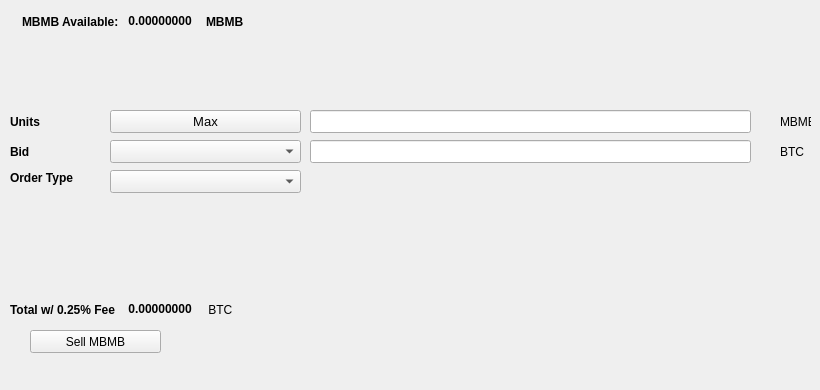
   <widget class="QWidget" name="SellTab">
    <attribute name="title">
     <string>Sell</string>
    </attribute>
    <widget class="QLabel" name="label_16">
     <property name="geometry">
      <rect>
       <x>780</x>
       <y>140</y>
       <width>31</width>
       <height>23</height>
      </rect>
     </property>
     <property name="text">
      <string>BTC</string>
     </property>
    </widget>
    <widget class="QComboBox" name="SellBidcomboBox">
     <property name="geometry">
      <rect>
       <x>110</x>
       <y>140</y>
       <width>191</width>
       <height>23</height>
      </rect>
     </property>
     <property name="font">
      <font>
       <pointsize>10</pointsize>
      </font>
     </property>
    </widget>
    <widget class="QLabel" name="label_18">
     <property name="geometry">
      <rect>
       <x>10</x>
       <y>110</y>
       <width>46</width>
       <height>23</height>
      </rect>
     </property>
     <property name="font">
      <font>
       <weight>75</weight>
       <bold>true</bold>
      </font>
     </property>
     <property name="text">
      <string>Units</string>
     </property>
    </widget>
    <widget class="QPushButton" name="Sell_Max_Amount">
     <property name="geometry">
      <rect>
       <x>110</x>
       <y>110</y>
       <width>191</width>
       <height>23</height>
      </rect>
     </property>
     <property name="font">
      <font>
       <pointsize>10</pointsize>
      </font>
     </property>
     <property name="text">
      <string>Max</string>
     </property>
    </widget>
    <widget class="QLabel" name="label_20">
     <property name="geometry">
      <rect>
       <x>10</x>
       <y>170</y>
       <width>91</width>
       <height>16</height>
      </rect>
     </property>
     <property name="font">
      <font>
       <weight>75</weight>
       <bold>true</bold>
      </font>
     </property>
     <property name="text">
      <string>Order Type</string>
     </property>
    </widget>
    <widget class="QComboBox" name="SellOrdertypeCombo">
     <property name="geometry">
      <rect>
       <x>110</x>
       <y>170</y>
       <width>191</width>
       <height>23</height>
      </rect>
     </property>
     <property name="font">
      <font>
       <pointsize>10</pointsize>
      </font>
     </property>
    </widget>
    <widget class="QLabel" name="label_21">
     <property name="geometry">
      <rect>
       <x>10</x>
       <y>140</y>
       <width>46</width>
       <height>23</height>
      </rect>
     </property>
     <property name="font">
      <font>
       <weight>75</weight>
       <bold>true</bold>
      </font>
     </property>
     <property name="text">
      <string>Bid</string>
     </property>
    </widget>
    <widget class="QLabel" name="label_22">
     <property name="geometry">
      <rect>
       <x>780</x>
       <y>110</y>
       <width>31</width>
       <height>23</height>
      </rect>
     </property>
     <property name="text">
      <string>MBMB</string>
     </property>
    </widget>
    <widget class="QLineEdit" name="UnitsInputMBMB">
     <property name="geometry">
      <rect>
       <x>310</x>
       <y>110</y>
       <width>441</width>
       <height>23</height>
      </rect>
     </property>
     <property name="font">
      <font>
       <pointsize>9</pointsize>
       <weight>75</weight>
       <bold>true</bold>
      </font>
     </property>
    </widget>
    <widget class="QLineEdit" name="SellBidPriceEdit">
     <property name="geometry">
      <rect>
       <x>310</x>
       <y>140</y>
       <width>441</width>
       <height>23</height>
      </rect>
     </property>
     <property name="font">
      <font>
       <pointsize>9</pointsize>
       <weight>75</weight>
       <bold>true</bold>
      </font>
     </property>
    </widget>
    <widget class="QPushButton" name="SellMBMBBTN">
     <property name="geometry">
      <rect>
       <x>30</x>
       <y>330</y>
       <width>131</width>
       <height>23</height>
      </rect>
     </property>
     <property name="text">
      <string>Sell MBMB</string>
     </property>
     <property name="icon">
      <iconset resource="../mbmb">
       <normaloff>:/icons/bitcoin</normaloff>:/icons/bitcoin</iconset>
     </property>
    </widget>
    <widget class="QWidget" name="layoutWidget3">
     <property name="geometry">
      <rect>
       <x>22</x>
       <y>12</y>
       <width>258</width>
       <height>19</height>
      </rect>
     </property>
     <layout class="QHBoxLayout" name="horizontalLayout">
      <item>
       <widget class="QLabel" name="label232_2">
        <property name="font">
         <font>
          <weight>75</weight>
          <bold>true</bold>
         </font>
        </property>
        <property name="text">
         <string>MBMB Available:</string>
        </property>
       </widget>
      </item>
      <item>
       <widget class="QLabel" name="MBMBAvailableLabel">
        <property name="palette">
         <palette>
          <active>
           <colorrole role="WindowText">
            <brush brushstyle="SolidPattern">
             <color alpha="255">
              <red>0</red>
              <green>0</green>
              <blue>0</blue>
             </color>
            </brush>
           </colorrole>
           <colorrole role="Button">
            <brush brushstyle="SolidPattern">
             <color alpha="255">
              <red>0</red>
              <green>170</green>
              <blue>0</blue>
             </color>
            </brush>
           </colorrole>
           <colorrole role="Light">
            <brush brushstyle="SolidPattern">
             <color alpha="255">
              <red>0</red>
              <green>255</green>
              <blue>0</blue>
             </color>
            </brush>
           </colorrole>
           <colorrole role="Midlight">
            <brush brushstyle="SolidPattern">
             <color alpha="255">
              <red>0</red>
              <green>212</green>
              <blue>0</blue>
             </color>
            </brush>
           </colorrole>
           <colorrole role="Dark">
            <brush brushstyle="SolidPattern">
             <color alpha="255">
              <red>0</red>
              <green>85</green>
              <blue>0</blue>
             </color>
            </brush>
           </colorrole>
           <colorrole role="Mid">
            <brush brushstyle="SolidPattern">
             <color alpha="255">
              <red>0</red>
              <green>113</green>
              <blue>0</blue>
             </color>
            </brush>
           </colorrole>
           <colorrole role="Text">
            <brush brushstyle="SolidPattern">
             <color alpha="255">
              <red>0</red>
              <green>170</green>
              <blue>0</blue>
             </color>
            </brush>
           </colorrole>
           <colorrole role="BrightText">
            <brush brushstyle="SolidPattern">
             <color alpha="255">
              <red>255</red>
              <green>255</green>
              <blue>255</blue>
             </color>
            </brush>
           </colorrole>
           <colorrole role="ButtonText">
            <brush brushstyle="SolidPattern">
             <color alpha="255">
              <red>0</red>
              <green>0</green>
              <blue>0</blue>
             </color>
            </brush>
           </colorrole>
           <colorrole role="Base">
            <brush brushstyle="SolidPattern">
             <color alpha="255">
              <red>255</red>
              <green>255</green>
              <blue>255</blue>
             </color>
            </brush>
           </colorrole>
           <colorrole role="Window">
            <brush brushstyle="SolidPattern">
             <color alpha="255">
              <red>0</red>
              <green>170</green>
              <blue>0</blue>
             </color>
            </brush>
           </colorrole>
           <colorrole role="Shadow">
            <brush brushstyle="SolidPattern">
             <color alpha="255">
              <red>0</red>
              <green>0</green>
              <blue>0</blue>
             </color>
            </brush>
           </colorrole>
           <colorrole role="AlternateBase">
            <brush brushstyle="SolidPattern">
             <color alpha="255">
              <red>127</red>
              <green>212</green>
              <blue>127</blue>
             </color>
            </brush>
           </colorrole>
           <colorrole role="ToolTipBase">
            <brush brushstyle="SolidPattern">
             <color alpha="255">
              <red>255</red>
              <green>255</green>
              <blue>220</blue>
             </color>
            </brush>
           </colorrole>
           <colorrole role="ToolTipText">
            <brush brushstyle="SolidPattern">
             <color alpha="255">
              <red>0</red>
              <green>0</green>
              <blue>0</blue>
             </color>
            </brush>
           </colorrole>
          </active>
          <inactive>
           <colorrole role="WindowText">
            <brush brushstyle="SolidPattern">
             <color alpha="255">
              <red>0</red>
              <green>0</green>
              <blue>0</blue>
             </color>
            </brush>
           </colorrole>
           <colorrole role="Button">
            <brush brushstyle="SolidPattern">
             <color alpha="255">
              <red>0</red>
              <green>170</green>
              <blue>0</blue>
             </color>
            </brush>
           </colorrole>
           <colorrole role="Light">
            <brush brushstyle="SolidPattern">
             <color alpha="255">
              <red>0</red>
              <green>255</green>
              <blue>0</blue>
             </color>
            </brush>
           </colorrole>
           <colorrole role="Midlight">
            <brush brushstyle="SolidPattern">
             <color alpha="255">
              <red>0</red>
              <green>212</green>
              <blue>0</blue>
             </color>
            </brush>
           </colorrole>
           <colorrole role="Dark">
            <brush brushstyle="SolidPattern">
             <color alpha="255">
              <red>0</red>
              <green>85</green>
              <blue>0</blue>
             </color>
            </brush>
           </colorrole>
           <colorrole role="Mid">
            <brush brushstyle="SolidPattern">
             <color alpha="255">
              <red>0</red>
              <green>113</green>
              <blue>0</blue>
             </color>
            </brush>
           </colorrole>
           <colorrole role="Text">
            <brush brushstyle="SolidPattern">
             <color alpha="255">
              <red>0</red>
              <green>170</green>
              <blue>0</blue>
             </color>
            </brush>
           </colorrole>
           <colorrole role="BrightText">
            <brush brushstyle="SolidPattern">
             <color alpha="255">
              <red>255</red>
              <green>255</green>
              <blue>255</blue>
             </color>
            </brush>
           </colorrole>
           <colorrole role="ButtonText">
            <brush brushstyle="SolidPattern">
             <color alpha="255">
              <red>0</red>
              <green>0</green>
              <blue>0</blue>
             </color>
            </brush>
           </colorrole>
           <colorrole role="Base">
            <brush brushstyle="SolidPattern">
             <color alpha="255">
              <red>255</red>
              <green>255</green>
              <blue>255</blue>
             </color>
            </brush>
           </colorrole>
           <colorrole role="Window">
            <brush brushstyle="SolidPattern">
             <color alpha="255">
              <red>0</red>
              <green>170</green>
              <blue>0</blue>
             </color>
            </brush>
           </colorrole>
           <colorrole role="Shadow">
            <brush brushstyle="SolidPattern">
             <color alpha="255">
              <red>0</red>
              <green>0</green>
              <blue>0</blue>
             </color>
            </brush>
           </colorrole>
           <colorrole role="AlternateBase">
            <brush brushstyle="SolidPattern">
             <color alpha="255">
              <red>127</red>
              <green>212</green>
              <blue>127</blue>
             </color>
            </brush>
           </colorrole>
           <colorrole role="ToolTipBase">
            <brush brushstyle="SolidPattern">
             <color alpha="255">
              <red>255</red>
              <green>255</green>
              <blue>220</blue>
             </color>
            </brush>
           </colorrole>
           <colorrole role="ToolTipText">
            <brush brushstyle="SolidPattern">
             <color alpha="255">
              <red>0</red>
              <green>0</green>
              <blue>0</blue>
             </color>
            </brush>
           </colorrole>
          </inactive>
          <disabled>
           <colorrole role="WindowText">
            <brush brushstyle="SolidPattern">
             <color alpha="255">
              <red>0</red>
              <green>85</green>
              <blue>0</blue>
             </color>
            </brush>
           </colorrole>
           <colorrole role="Button">
            <brush brushstyle="SolidPattern">
             <color alpha="255">
              <red>0</red>
              <green>170</green>
              <blue>0</blue>
             </color>
            </brush>
           </colorrole>
           <colorrole role="Light">
            <brush brushstyle="SolidPattern">
             <color alpha="255">
              <red>0</red>
              <green>255</green>
              <blue>0</blue>
             </color>
            </brush>
           </colorrole>
           <colorrole role="Midlight">
            <brush brushstyle="SolidPattern">
             <color alpha="255">
              <red>0</red>
              <green>212</green>
              <blue>0</blue>
             </color>
            </brush>
           </colorrole>
           <colorrole role="Dark">
            <brush brushstyle="SolidPattern">
             <color alpha="255">
              <red>0</red>
              <green>85</green>
              <blue>0</blue>
             </color>
            </brush>
           </colorrole>
           <colorrole role="Mid">
            <brush brushstyle="SolidPattern">
             <color alpha="255">
              <red>0</red>
              <green>113</green>
              <blue>0</blue>
             </color>
            </brush>
           </colorrole>
           <colorrole role="Text">
            <brush brushstyle="SolidPattern">
             <color alpha="255">
              <red>0</red>
              <green>85</green>
              <blue>0</blue>
             </color>
            </brush>
           </colorrole>
           <colorrole role="BrightText">
            <brush brushstyle="SolidPattern">
             <color alpha="255">
              <red>255</red>
              <green>255</green>
              <blue>255</blue>
             </color>
            </brush>
           </colorrole>
           <colorrole role="ButtonText">
            <brush brushstyle="SolidPattern">
             <color alpha="255">
              <red>0</red>
              <green>85</green>
              <blue>0</blue>
             </color>
            </brush>
           </colorrole>
           <colorrole role="Base">
            <brush brushstyle="SolidPattern">
             <color alpha="255">
              <red>0</red>
              <green>170</green>
              <blue>0</blue>
             </color>
            </brush>
           </colorrole>
           <colorrole role="Window">
            <brush brushstyle="SolidPattern">
             <color alpha="255">
              <red>0</red>
              <green>170</green>
              <blue>0</blue>
             </color>
            </brush>
           </colorrole>
           <colorrole role="Shadow">
            <brush brushstyle="SolidPattern">
             <color alpha="255">
              <red>0</red>
              <green>0</green>
              <blue>0</blue>
             </color>
            </brush>
           </colorrole>
           <colorrole role="AlternateBase">
            <brush brushstyle="SolidPattern">
             <color alpha="255">
              <red>0</red>
              <green>170</green>
              <blue>0</blue>
             </color>
            </brush>
           </colorrole>
           <colorrole role="ToolTipBase">
            <brush brushstyle="SolidPattern">
             <color alpha="255">
              <red>255</red>
              <green>255</green>
              <blue>220</blue>
             </color>
            </brush>
           </colorrole>
           <colorrole role="ToolTipText">
            <brush brushstyle="SolidPattern">
             <color alpha="255">
              <red>0</red>
              <green>0</green>
              <blue>0</blue>
             </color>
            </brush>
           </colorrole>
          </disabled>
         </palette>
        </property>
        <property name="font">
         <font>
          <weight>75</weight>
          <bold>true</bold>
         </font>
        </property>
        <property name="text">
         <string> 0.00000000 </string>
        </property>
        <property name="textInteractionFlags">
         <set>Qt::LinksAccessibleByMouse|Qt::TextSelectableByKeyboard|Qt::TextSelectableByMouse</set>
        </property>
       </widget>
      </item>
      <item>
       <widget class="QLabel" name="labelMBMB">
        <property name="font">
         <font>
          <weight>75</weight>
          <bold>true</bold>
         </font>
        </property>
        <property name="text">
         <string>MBMB</string>
        </property>
       </widget>
      </item>
     </layout>
    </widget>
    <widget class="QWidget" name="layoutWidget">
     <property name="geometry">
      <rect>
       <x>10</x>
       <y>300</y>
       <width>268</width>
       <height>19</height>
      </rect>
     </property>
     <layout class="QHBoxLayout" name="horizontalLayout_2">
      <item>
       <widget class="QLabel" name="label_19">
        <property name="font">
         <font>
          <weight>75</weight>
          <bold>true</bold>
         </font>
        </property>
        <property name="text">
         <string>Total w/ 0.25% Fee </string>
        </property>
       </widget>
      </item>
      <item>
       <widget class="QLabel" name="SellCostLabel">
        <property name="palette">
         <palette>
          <active>
           <colorrole role="WindowText">
            <brush brushstyle="SolidPattern">
             <color alpha="255">
              <red>0</red>
              <green>0</green>
              <blue>0</blue>
             </color>
            </brush>
           </colorrole>
           <colorrole role="Button">
            <brush brushstyle="SolidPattern">
             <color alpha="255">
              <red>0</red>
              <green>170</green>
              <blue>0</blue>
             </color>
            </brush>
           </colorrole>
           <colorrole role="Light">
            <brush brushstyle="SolidPattern">
             <color alpha="255">
              <red>0</red>
              <green>255</green>
              <blue>0</blue>
             </color>
            </brush>
           </colorrole>
           <colorrole role="Midlight">
            <brush brushstyle="SolidPattern">
             <color alpha="255">
              <red>0</red>
              <green>212</green>
              <blue>0</blue>
             </color>
            </brush>
           </colorrole>
           <colorrole role="Dark">
            <brush brushstyle="SolidPattern">
             <color alpha="255">
              <red>0</red>
              <green>85</green>
              <blue>0</blue>
             </color>
            </brush>
           </colorrole>
           <colorrole role="Mid">
            <brush brushstyle="SolidPattern">
             <color alpha="255">
              <red>0</red>
              <green>113</green>
              <blue>0</blue>
             </color>
            </brush>
           </colorrole>
           <colorrole role="Text">
            <brush brushstyle="SolidPattern">
             <color alpha="255">
              <red>0</red>
              <green>170</green>
              <blue>0</blue>
             </color>
            </brush>
           </colorrole>
           <colorrole role="BrightText">
            <brush brushstyle="SolidPattern">
             <color alpha="255">
              <red>255</red>
              <green>255</green>
              <blue>255</blue>
             </color>
            </brush>
           </colorrole>
           <colorrole role="ButtonText">
            <brush brushstyle="SolidPattern">
             <color alpha="255">
              <red>0</red>
              <green>0</green>
              <blue>0</blue>
             </color>
            </brush>
           </colorrole>
           <colorrole role="Base">
            <brush brushstyle="SolidPattern">
             <color alpha="255">
              <red>255</red>
              <green>255</green>
              <blue>255</blue>
             </color>
            </brush>
           </colorrole>
           <colorrole role="Window">
            <brush brushstyle="SolidPattern">
             <color alpha="255">
              <red>0</red>
              <green>170</green>
              <blue>0</blue>
             </color>
            </brush>
           </colorrole>
           <colorrole role="Shadow">
            <brush brushstyle="SolidPattern">
             <color alpha="255">
              <red>0</red>
              <green>0</green>
              <blue>0</blue>
             </color>
            </brush>
           </colorrole>
           <colorrole role="AlternateBase">
            <brush brushstyle="SolidPattern">
             <color alpha="255">
              <red>127</red>
              <green>212</green>
              <blue>127</blue>
             </color>
            </brush>
           </colorrole>
           <colorrole role="ToolTipBase">
            <brush brushstyle="SolidPattern">
             <color alpha="255">
              <red>255</red>
              <green>255</green>
              <blue>220</blue>
             </color>
            </brush>
           </colorrole>
           <colorrole role="ToolTipText">
            <brush brushstyle="SolidPattern">
             <color alpha="255">
              <red>0</red>
              <green>0</green>
              <blue>0</blue>
             </color>
            </brush>
           </colorrole>
          </active>
          <inactive>
           <colorrole role="WindowText">
            <brush brushstyle="SolidPattern">
             <color alpha="255">
              <red>0</red>
              <green>0</green>
              <blue>0</blue>
             </color>
            </brush>
           </colorrole>
           <colorrole role="Button">
            <brush brushstyle="SolidPattern">
             <color alpha="255">
              <red>0</red>
              <green>170</green>
              <blue>0</blue>
             </color>
            </brush>
           </colorrole>
           <colorrole role="Light">
            <brush brushstyle="SolidPattern">
             <color alpha="255">
              <red>0</red>
              <green>255</green>
              <blue>0</blue>
             </color>
            </brush>
           </colorrole>
           <colorrole role="Midlight">
            <brush brushstyle="SolidPattern">
             <color alpha="255">
              <red>0</red>
              <green>212</green>
              <blue>0</blue>
             </color>
            </brush>
           </colorrole>
           <colorrole role="Dark">
            <brush brushstyle="SolidPattern">
             <color alpha="255">
              <red>0</red>
              <green>85</green>
              <blue>0</blue>
             </color>
            </brush>
           </colorrole>
           <colorrole role="Mid">
            <brush brushstyle="SolidPattern">
             <color alpha="255">
              <red>0</red>
              <green>113</green>
              <blue>0</blue>
             </color>
            </brush>
           </colorrole>
           <colorrole role="Text">
            <brush brushstyle="SolidPattern">
             <color alpha="255">
              <red>0</red>
              <green>170</green>
              <blue>0</blue>
             </color>
            </brush>
           </colorrole>
           <colorrole role="BrightText">
            <brush brushstyle="SolidPattern">
             <color alpha="255">
              <red>255</red>
              <green>255</green>
              <blue>255</blue>
             </color>
            </brush>
           </colorrole>
           <colorrole role="ButtonText">
            <brush brushstyle="SolidPattern">
             <color alpha="255">
              <red>0</red>
              <green>0</green>
              <blue>0</blue>
             </color>
            </brush>
           </colorrole>
           <colorrole role="Base">
            <brush brushstyle="SolidPattern">
             <color alpha="255">
              <red>255</red>
              <green>255</green>
              <blue>255</blue>
             </color>
            </brush>
           </colorrole>
           <colorrole role="Window">
            <brush brushstyle="SolidPattern">
             <color alpha="255">
              <red>0</red>
              <green>170</green>
              <blue>0</blue>
             </color>
            </brush>
           </colorrole>
           <colorrole role="Shadow">
            <brush brushstyle="SolidPattern">
             <color alpha="255">
              <red>0</red>
              <green>0</green>
              <blue>0</blue>
             </color>
            </brush>
           </colorrole>
           <colorrole role="AlternateBase">
            <brush brushstyle="SolidPattern">
             <color alpha="255">
              <red>127</red>
              <green>212</green>
              <blue>127</blue>
             </color>
            </brush>
           </colorrole>
           <colorrole role="ToolTipBase">
            <brush brushstyle="SolidPattern">
             <color alpha="255">
              <red>255</red>
              <green>255</green>
              <blue>220</blue>
             </color>
            </brush>
           </colorrole>
           <colorrole role="ToolTipText">
            <brush brushstyle="SolidPattern">
             <color alpha="255">
              <red>0</red>
              <green>0</green>
              <blue>0</blue>
             </color>
            </brush>
           </colorrole>
          </inactive>
          <disabled>
           <colorrole role="WindowText">
            <brush brushstyle="SolidPattern">
             <color alpha="255">
              <red>0</red>
              <green>85</green>
              <blue>0</blue>
             </color>
            </brush>
           </colorrole>
           <colorrole role="Button">
            <brush brushstyle="SolidPattern">
             <color alpha="255">
              <red>0</red>
              <green>170</green>
              <blue>0</blue>
             </color>
            </brush>
           </colorrole>
           <colorrole role="Light">
            <brush brushstyle="SolidPattern">
             <color alpha="255">
              <red>0</red>
              <green>255</green>
              <blue>0</blue>
             </color>
            </brush>
           </colorrole>
           <colorrole role="Midlight">
            <brush brushstyle="SolidPattern">
             <color alpha="255">
              <red>0</red>
              <green>212</green>
              <blue>0</blue>
             </color>
            </brush>
           </colorrole>
           <colorrole role="Dark">
            <brush brushstyle="SolidPattern">
             <color alpha="255">
              <red>0</red>
              <green>85</green>
              <blue>0</blue>
             </color>
            </brush>
           </colorrole>
           <colorrole role="Mid">
            <brush brushstyle="SolidPattern">
             <color alpha="255">
              <red>0</red>
              <green>113</green>
              <blue>0</blue>
             </color>
            </brush>
           </colorrole>
           <colorrole role="Text">
            <brush brushstyle="SolidPattern">
             <color alpha="255">
              <red>0</red>
              <green>85</green>
              <blue>0</blue>
             </color>
            </brush>
           </colorrole>
           <colorrole role="BrightText">
            <brush brushstyle="SolidPattern">
             <color alpha="255">
              <red>255</red>
              <green>255</green>
              <blue>255</blue>
             </color>
            </brush>
           </colorrole>
           <colorrole role="ButtonText">
            <brush brushstyle="SolidPattern">
             <color alpha="255">
              <red>0</red>
              <green>85</green>
              <blue>0</blue>
             </color>
            </brush>
           </colorrole>
           <colorrole role="Base">
            <brush brushstyle="SolidPattern">
             <color alpha="255">
              <red>0</red>
              <green>170</green>
              <blue>0</blue>
             </color>
            </brush>
           </colorrole>
           <colorrole role="Window">
            <brush brushstyle="SolidPattern">
             <color alpha="255">
              <red>0</red>
              <green>170</green>
              <blue>0</blue>
             </color>
            </brush>
           </colorrole>
           <colorrole role="Shadow">
            <brush brushstyle="SolidPattern">
             <color alpha="255">
              <red>0</red>
              <green>0</green>
              <blue>0</blue>
             </color>
            </brush>
           </colorrole>
           <colorrole role="AlternateBase">
            <brush brushstyle="SolidPattern">
             <color alpha="255">
              <red>0</red>
              <green>170</green>
              <blue>0</blue>
             </color>
            </brush>
           </colorrole>
           <colorrole role="ToolTipBase">
            <brush brushstyle="SolidPattern">
             <color alpha="255">
              <red>255</red>
              <green>255</green>
              <blue>220</blue>
             </color>
            </brush>
           </colorrole>
           <colorrole role="ToolTipText">
            <brush brushstyle="SolidPattern">
             <color alpha="255">
              <red>0</red>
              <green>0</green>
              <blue>0</blue>
             </color>
            </brush>
           </colorrole>
          </disabled>
         </palette>
        </property>
        <property name="font">
         <font>
          <weight>75</weight>
          <bold>true</bold>
         </font>
        </property>
        <property name="autoFillBackground">
         <bool>false</bool>
        </property>
        <property name="text">
         <string> 0.00000000</string>
        </property>
        <property name="textInteractionFlags">
         <set>Qt::LinksAccessibleByMouse|Qt::TextSelectableByMouse</set>
        </property>
       </widget>
      </item>
      <item>
       <widget class="QLabel" name="label_17">
        <property name="font">
         <font>
          <weight>50</weight>
          <bold>false</bold>
         </font>
        </property>
        <property name="text">
         <string> BTC</string>
        </property>
       </widget>
      </item>
     </layout>
    </widget>
    <widget class="QLabel" name="label_23">
     <property name="geometry">
      <rect>
       <x>460</x>
       <y>300</y>
       <width>281</width>
       <height>81</height>
      </rect>
     </property>
     <property name="text">
      <string/>
     </property>
     <property name="pixmap">
      <pixmap>:/images/bittrex</pixmap>
     </property>
    </widget>
   </widget>
